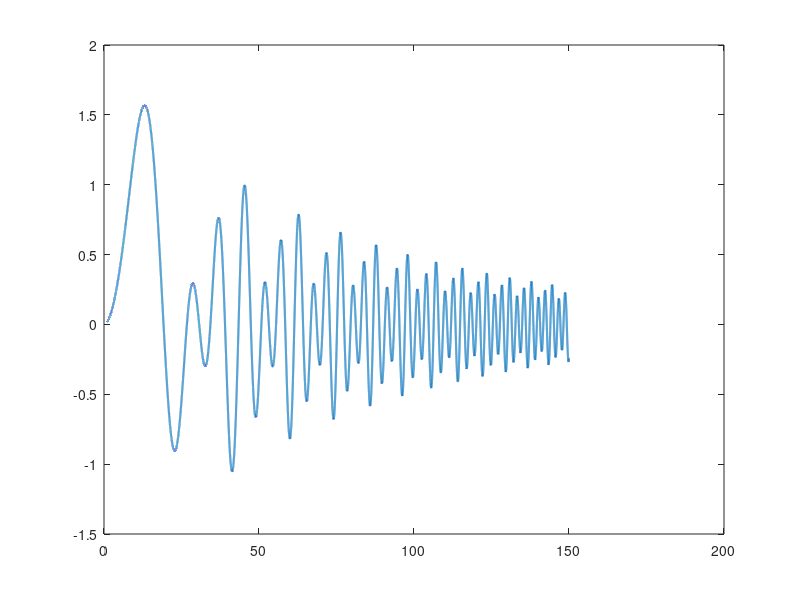

MATLAB code for this plot: (Note: this script raises an error after producing the figure.)
clf
clear

fs =1000;

tspan = 1:0.001:150;
%y_s = 2.*sin(2.*tspan) + sin(0.01.*tspan .* tspan);

y_1 = exp(-0.01.*tspan).*sin(0.01.*tspan.*tspan);
y_1 = y_1';

y_2 = exp(-0.02.*tspan).*sin((1./150).*tspan.* tspan);
y_2 = y_2';



y_s = y_1 + y_2;
tspan = tspan';

clf
plot(tspan, y_s,'LineWidth', 1.5)
hold on
%plot(tspan, y_1)
%plot(tspan, y_2)

% Perform ensemble EMD
Ne = 750;
sigma_e = 1.75; % still works with sigma = 1.5
rng(50);
[m,n] = size(y_s);

avg_trials = [];
for trial_ =1:1:Ne
    noise_ = randn(m,1).*sigma_e;
    imf_ = emd(y_s + noise_, 'Interpolation', 'pchip', 'MaxNumIMF', 12);
    
    
    % add on to running avg
    if trial_ == 1
        avg_trials = imf_(:,1:12);
    end
    if trial_ >1
        current_N  = trial_-1;
        avg_trials = avg_trials + imf_(:,1:12);        
    end
end
imf_eemd = avg_trials./Ne;

imf_= imf_eemd;%emd(y_s, 'Interpolation', 'spline');
[hs,f,t,imfinsf,imfinse] = hht(imf_eemd, fs./2);

clf
plot(t, imf_(:,9))
hold on
%plot(t, y_1)
legend("imf","y_i")
%plot(t, y_1-imf_eemd(:,9),'LineWidth',1.5,'Color','blue')

clf
plot(t(10000:148000), 2.*pi.*imfinsf(10000:148000,9))
hold on
plot(t, (1./100).*tspan)
plot(t, (1./150).*tspan)
ylabel("freq")
xlabel("time")
ylim([0,1])

clf
plot(t(10000:148000), sqrt(imfinse(10000:148000,9)))
hold on
plot(t, exp(-(1./100).*tspan))
ylabel("amplitude")
xlabel("time")